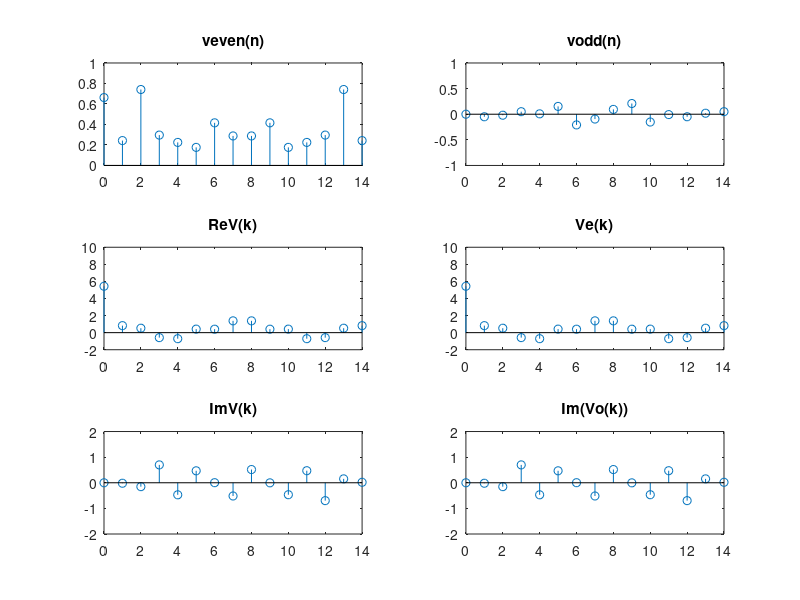

Write the MATLAB code that produced this figure.
%Generate a real-valued test signal v[n] using the MATLAB function rand of length N=15 
%or 16. Compute DFT of v[n] to get V[k] and then try the following for even and odd lengths
%Compare DFT ve[n] with Re V[k] and DFT vo[n] with Im V[k]

clear;clc;clf;
N=15;nn=0:(N-1);kk=nn;
v=rand(1,N);
V=fft(v,N);
vfold=[v(1) v(N:-1:2)];
veven=0.5*(v+vfold);
vodd=0.5*(v-vfold);
Veven=fft(veven,N);
Vodd=fft(vodd,N);
subplot(321), stem(nn,veven);
title('veven(n)');
axis([0 N-1 0 1]);
subplot(322), stem(nn,vodd);
title('vodd(n)');
axis([0 N-1 -1 1]);
subplot(323), stem(kk,real(V));
title('ReV(k)');
axis([0 N-1 -2 10]);
subplot(324), stem(kk,Veven);
title('Ve(k)');
axis([0 N-1 -2 10]);
subplot(325), stem(kk,imag(V));
title('ImV(k)');
axis([0 N-1 -2 2]);
subplot(326), stem(kk,imag(Vodd));
title('Im(Vo(k))');
axis([0 N-1 -2 2]);